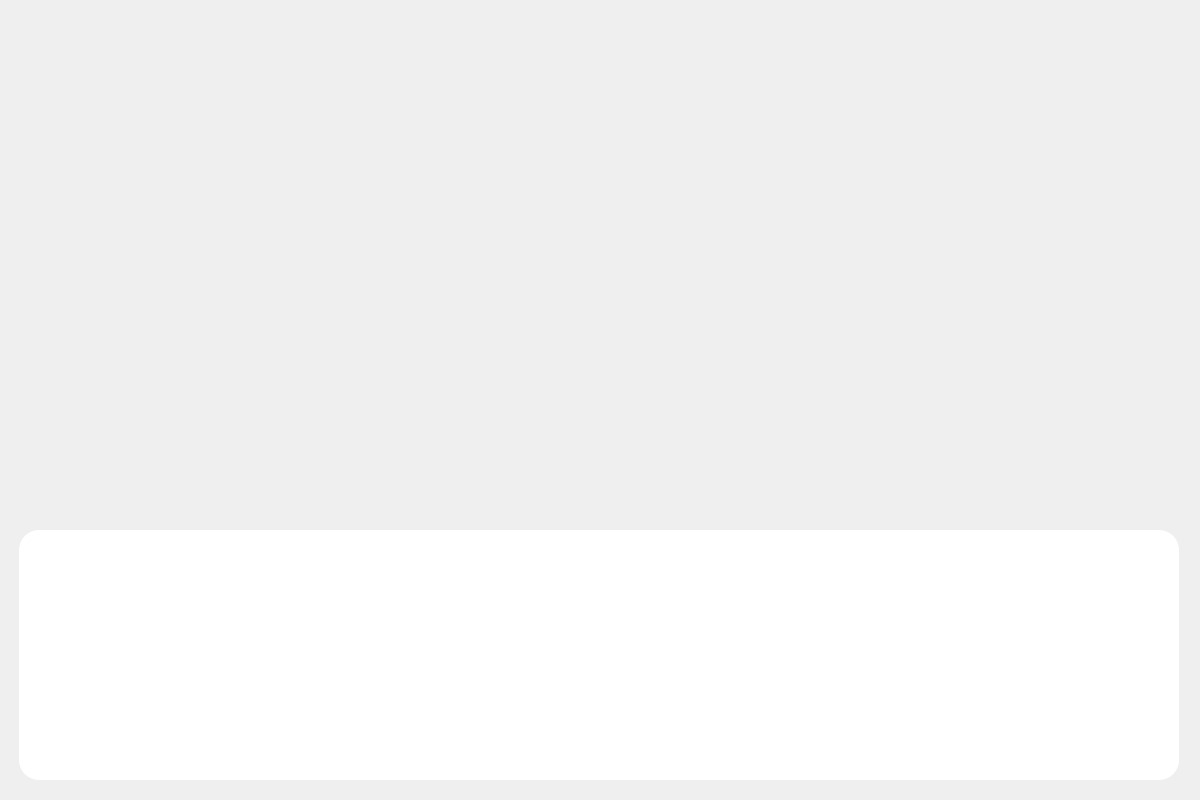
<?xml version="1.0" encoding="UTF-8"?>
<ui version="4.0">
 <class>MainWindow</class>
 <widget class="QMainWindow" name="MainWindow">
  <property name="geometry">
   <rect>
    <x>0</x>
    <y>0</y>
    <width>1200</width>
    <height>800</height>
   </rect>
  </property>
  <property name="windowTitle">
   <string>sin1</string>
  </property>
  <widget class="QWidget" name="centralwidget">
   <widget class="QLabel" name="label">
    <property name="geometry">
     <rect>
      <x>0</x>
      <y>0</y>
      <width>1200</width>
      <height>800</height>
     </rect>
    </property>
    <property name="text">
     <string/>
    </property>
    <property name="pixmap">
     <pixmap>정문 배경.png</pixmap>
    </property>
    <property name="scaledContents">
     <bool>true</bool>
    </property>
   </widget>
   <widget class="QLabel" name="label_text">
    <property name="geometry">
     <rect>
      <x>19</x>
      <y>530</y>
      <width>1160</width>
      <height>250</height>
     </rect>
    </property>
    <property name="styleSheet">
     <string notr="true">border-radius:20px;
background-color:rgb(255, 255, 255); padding:20px</string>
    </property>
    <property name="text">
     <string/>
    </property>
   </widget>
   <widget class="QLabel" name="next1">
    <property name="geometry">
     <rect>
      <x>1060</x>
      <y>670</y>
      <width>91</width>
      <height>101</height>
     </rect>
    </property>
    <property name="text">
     <string/>
    </property>
    <property name="pixmap">
     <pixmap>안뇽이.png</pixmap>
    </property>
    <property name="scaledContents">
     <bool>true</bool>
    </property>
   </widget>
  </widget>
 </widget>
 <resources/>
 <connections/>
</ui>
